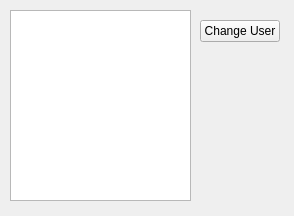
<?xml version="1.0" encoding="UTF-8"?>
<ui version="4.0">
 <class>Form</class>
 <widget class="QWidget" name="Form">
  <property name="geometry">
   <rect>
    <x>0</x>
    <y>0</y>
    <width>294</width>
    <height>216</height>
   </rect>
  </property>
  <property name="windowTitle">
   <string>Form</string>
  </property>
  <widget class="QListWidget" name="users_list">
   <property name="geometry">
    <rect>
     <x>10</x>
     <y>10</y>
     <width>181</width>
     <height>191</height>
    </rect>
   </property>
   <property name="minimumSize">
    <size>
     <width>0</width>
     <height>140</height>
    </size>
   </property>
  </widget>
  <widget class="QPushButton" name="change_user_button">
   <property name="geometry">
    <rect>
     <x>200</x>
     <y>20</y>
     <width>80</width>
     <height>22</height>
    </rect>
   </property>
   <property name="text">
    <string>Change User</string>
   </property>
  </widget>
 </widget>
 <resources/>
 <connections/>
</ui>
